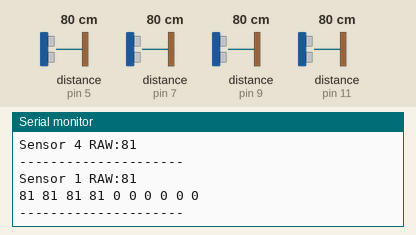
Recording of a sketch running on a simulated Arduino Uno, built with avr-gcc and run on an emulated ATmega328P. Shown: the last lines printed to the serial monitor. The inputs (shaded band) are chosen by the test bench; at power-on: distance to the obstacle (sensors on pin 5, pin 7, pin 9, pin 11) 80 cm.

Above: at 1.2 s.
1.3 s: distance to the obstacle (sensor on pin 5) set to 35 cm
At 1.63 s:
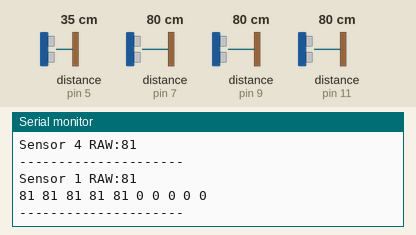
4.3 s: distance to the obstacle (sensor on pin 5) set to 120 cm
At 4.51 s:
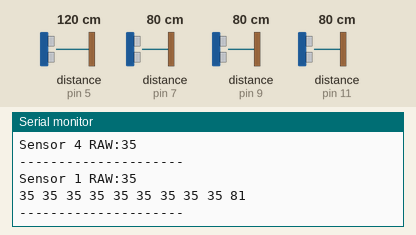
7.3 s: distance to the obstacle (sensor on pin 7) set to 2 cm
At 7.5 s:
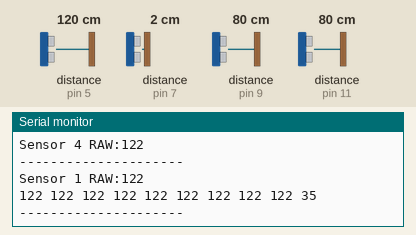
10.3 s: distance to the obstacle (sensor on pin 9) set to 120 cm
At 10.48 s:
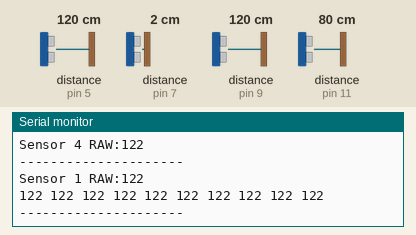
13.3 s: distance to the obstacle (sensor on pin 11) set to 18 cm
16.3 s: distance to the obstacle (sensor on pin 7) set to 35 cm
Timing chart, 0 to 19.3 s (numbered marks = the images above; inputs shaded):
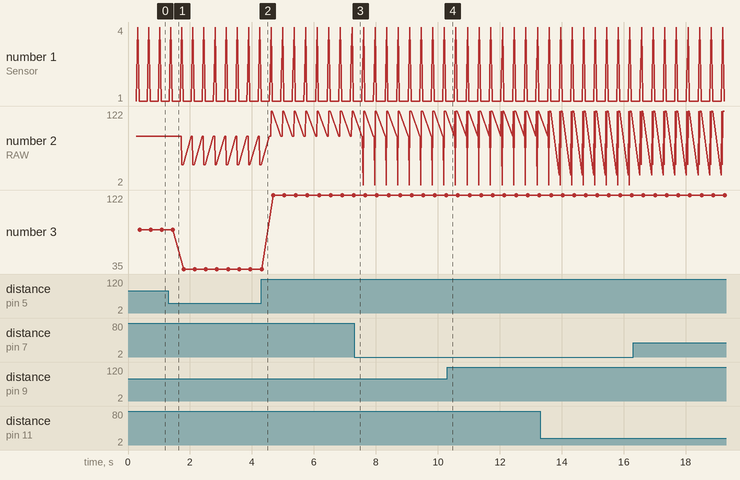

The sketch:

sensor_pingTester.ino
```cpp
// download de library van https://github.com/AP-Elektronica-ICT/NewPing
// en verwijder andere NewPing libraries

#include <NewPing.h>

#define SONAR_NUM     4
#define MAX_DISTANCE 200
#define PING_INTERVAL 60

#define SAMPLE_LENGTH 10

uint8_t pingResults[SONAR_NUM];
uint8_t pingHistory[SONAR_NUM][SAMPLE_LENGTH];

NewPing sonar[SONAR_NUM] = {
  NewPing(12, 11, MAX_DISTANCE), // sensor 1
  NewPing(10, 9, MAX_DISTANCE), // sensor 2
  NewPing(8, 7, MAX_DISTANCE), // sensor 3
  NewPing(6, 5, MAX_DISTANCE) // sensor 4
};

void setup() {
  Serial.begin(9600);
}

void loop() {
  for (byte i = 0; i < SONAR_NUM; i++) {
    pingResults[i] = sonar[i].ping_cm();
    pingHistory[i][0] = pingResults[i];

    for (byte y = 9; y > 0; y--) {
      pingHistory[i][y] = pingHistory[i][y-1];
    }
    delay(PING_INTERVAL);
  }

  LogRawInSerial();
  LogHistoryInSerial(3);
}

void LogRawInSerial() {
  for (byte i = 0; i < SONAR_NUM; i++) {
    Serial.print("Sensor " + String(i+1) + " RAW:");
    Serial.println(pingResults[i]);
  }
  Serial.println("---------------------");
}

void LogHistoryInSerial(byte sensorNr) {
  Serial.print("Sensor 1 RAW:");
  Serial.println(pingResults[sensorNr]);
  for (byte i = 0; i < SAMPLE_LENGTH; i++) {
    Serial.print(pingHistory[sensorNr][i]);
    Serial.print(" ");
  }
  Serial.println();
  Serial.println("---------------------");
}
```

Measured:
- plotted number 2: 81 → 35 after the input at 1.3 s, 35 → 122 after the input at 4.3 s
- plotted number 3: 81 → 35 after the input at 1.3 s, 35 → 122 after the input at 4.3 s
